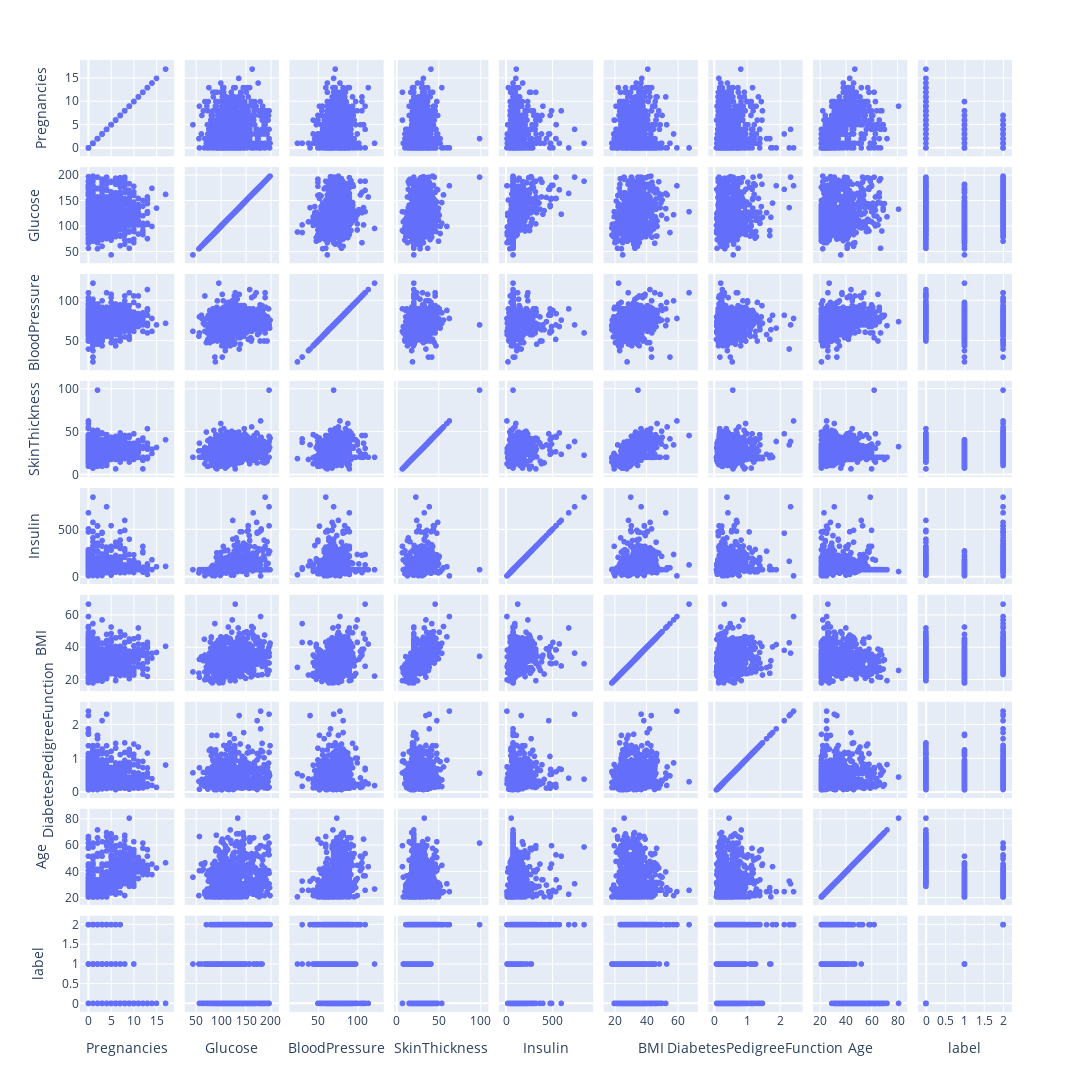

Notebook code cell kept with this figure:
### Code cell
import plotly.express as px
fig = px.scatter_matrix(df.drop('Outcome', axis=1) , width=1200, height=1600)
fig.show()

### Figure 1 — Plotly figure (JSON) as saved in the notebook; plotly's stock layout.template omitted (floating-point values rounded to 4 significant figures; data arrays with more than 128 entries replaced by an {"elided": "..."} marker saying what was removed)
{"data": [{"dimensions": [{"axis": {"matches": true}, "label": "Pregnancies", "values": {"elided": "768 int values"}}, {"axis": {"matches": true}, "label": "Glucose", "values": {"elided": "768 float values"}}, {"axis": {"matches": true}, "label": "BloodPressure", "values": {"elided": "768 float values"}}, {"axis": {"matches": true}, "label": "SkinThickness", "values": {"elided": "768 float values"}}, {"axis": {"matches": true}, "label": "Insulin", "values": {"elided": "768 float values"}}, {"axis": {"matches": true}, "label": "BMI", "values": {"elided": "768 float values"}}, {"axis": {"matches": true}, "label": "DiabetesPedigreeFunction", "values": {"elided": "768 float values"}}, {"axis": {"matches": true}, "label": "Age", "values": {"elided": "768 int values"}}, {"axis": {"matches": true}, "label": "label", "values": {"elided": "768 int values"}}], "hovertemplate": "%{xaxis.title.text}=%{x}<br>%{yaxis.title.text}=%{y}<extra></extra>", "legendgroup": "", "marker": {"color": "#636efa", "symbol": "circle"}, "name": "", "showlegend": false, "type": "splom"}], "layout": {"dragmode": "select", "height": 1600, "legend": {"tracegroupgap": 0}, "margin": {"t": 60}, "width": 1200}}
